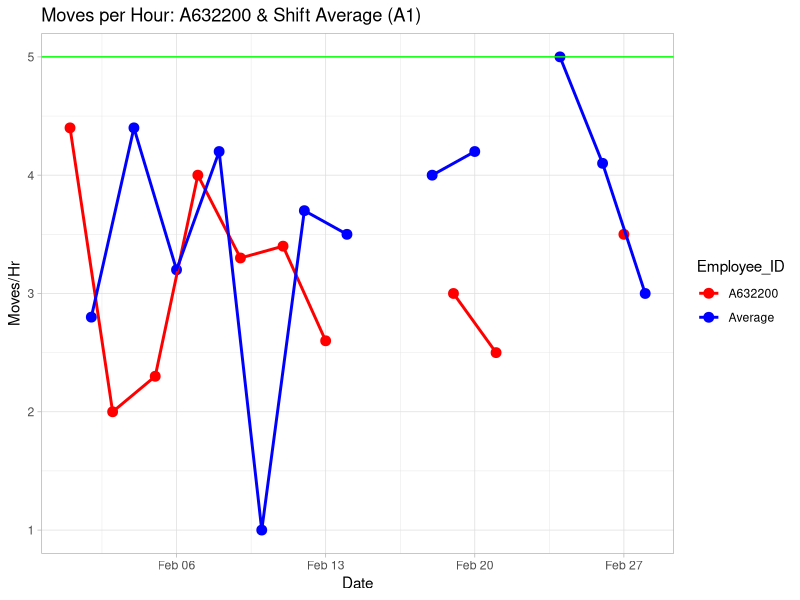

This chart was generated by the following R code: (Note: this script raises an error after producing the figure.)
## ---- chunk 1
knitr::opts_chunk$set(echo = TRUE)
## ---- chunk 2
## Step 1
library(tidyverse)
library(data.table)
## ---- chunk 3
dat <- read.csv("2023_02_summary.csv", header=FALSE)
## ---- chunk 4
employee_ID <- pull(dat,V2)
employee_ID <- unique(employee_ID)
employee_ID <- employee_ID[3:length(employee_ID)]
## ---- chunk 5
## Remove rows below Employee_Id in data
tempVar1 <- length(employee_ID)+3
tempVar2 <- nrow(dat)
dat <- dat[-c(tempVar1:tempVar2),]

## Remove commas, which if present returns NA upon conversion to numeric class (e.g 1,215 to 1215)
tempVar3 <- c(3:length(dat))
dat[tempVar3] <- lapply(dat[tempVar3], gsub, pattern =",", replacement="")

## Remove % symbols, which if present returns NA upon conversion to numeric class (e.g. 98% = 98)
dat[tempVar3] <- lapply(dat[tempVar3], gsub, pattern ="%", replacement="")

## Create completed moves (cms) dataframe
cms_v1 <- dat[, dat[2, ] == "Completed Moves"]
cms_v2 <- dat[, c(2,length(dat)-3)]
cms_v3 <- cbind(cms_v2, cms_v1)

## Create moves per hour (mph) dataframe
mph_v1 <- dat[, dat[2, ] == "MPH"]
mph_v2 <- dat[, c(2,length(dat)-1)]
mph_v3 <- cbind(mph_v2, mph_v1)

## Create on time percent (otp) dataframe
otp_v1 <- dat[, dat[2, ] == "On-Time Moves "]
otp_v2 <- dat[, c(2,length(dat))]
otp_v3 <- cbind(otp_v2, otp_v1)

## Create hours Worked (hrw) dataframe
hrw_v1 <- dat[, dat[2, ] == "Hours Worked"]
hrw_v2 <- dat[, c(2,length(dat)-2)]
hrw_v3 <- cbind(hrw_v2, hrw_v1)

## Make the date row the header for cms, mph, otp, and hrw dataframes
cms_v4 <- cms_v3
colnames(cms_v4) <- cms_v3[1, ]
cms_v4 = cms_v4[-1,]

mph_v4 <- mph_v3
colnames(mph_v4) <- mph_v3[1, ]
mph_v4 = mph_v4[-1,]

otp_v4 <- otp_v3
colnames(otp_v4) <- otp_v3[1, ]
otp_v4 = otp_v4[-1,]

hrw_v4 <- hrw_v3
colnames(hrw_v4) <- hrw_v3[1, ]
hrw_v4 = hrw_v4[-1,]

## Label the column Employee ID column
colnames(cms_v4)[1] <- "Employee_ID"
colnames(mph_v4)[1] <- "Employee_ID"
colnames(otp_v4)[1] <- "Employee_ID"
colnames(hrw_v4)[1] <- "Employee_ID"

## Label the Total column 
colnames(cms_v4)[2] <- "Total"
colnames(mph_v4)[2] <- "Total"
colnames(otp_v4)[2] <- "Total"
colnames(hrw_v4)[2] <- "Total"

## Change the data class from character to numeric
c4 <- c(2:length(cms_v4))
cms_v4[ ,c4] <- apply(cms_v4[ ,c4], 2, function(x) as.numeric(as.character(x)))
mph_v4[ ,c4] <- apply(mph_v4[ ,c4], 2, function(x) as.numeric(as.character(x)))
otp_v4[ ,c4] <- apply(otp_v4[ ,c4], 2, function(x) as.numeric(as.character(x)))
hrw_v4[ ,c4] <- apply(hrw_v4[ ,c4], 2, function(x) as.numeric(as.character(x)))

## Add a row with the calculated mean 

### Copy dataframe
cms_v5 <- cms_v4
mph_v5 <- mph_v4
otp_v5 <- otp_v4

### Calculate mean of all numeric columns
cms_v5 <- cms_v4 %>% summarize_if(is.numeric, mean, na.rm = TRUE)
mph_v5 <- mph_v4 %>% summarize_if(is.numeric, mean, na.rm = TRUE)
otp_v5 <- otp_v4 %>% summarize_if(is.numeric, mean, na.rm = TRUE)

### Label the new row 
Employee_ID <- "Average"
cms_v5$Employee_ID <- Employee_ID
mph_v5$Employee_ID <- Employee_ID
otp_v5$Employee_ID <- Employee_ID

### Reorder A number column from last to first
cms_v5 <- cms_v5[, c(length(cms_v5),1:length(cms_v5)-1)]
mph_v5 <- mph_v5[, c(length(mph_v5),1:length(mph_v5)-1)]
otp_v5 <- otp_v5[, c(length(otp_v5),1:length(otp_v5)-1)]

### In the darkness bind them
cms_v6 <- rbind(cms_v4,cms_v5)
mph_v6 <- rbind(mph_v4,mph_v5)
otp_v6 <- rbind(otp_v4,otp_v5)

### Round to appropriate digit
cms_v7 <- cms_v6 %>% mutate(across(is.numeric, round, digits=1))
mph_v7 <- mph_v6 %>% mutate(across(is.numeric, round, digits=1))
otp_v7 <- otp_v6 %>% mutate(across(is.numeric, round, digits=1))

## Clean up variable names
cms <- cms_v7
mph <- mph_v7
otp <- otp_v7
hrw <- hrw_v4
## ---- chunk 6
# 590 Employee Reference Table
names <- c("Shonda Johnson","Alandrea Smith","Joe Juarez","Thad Schmitz","James Wood","Alex Marquette","Jon Naylor","Cody Bertram","Tom Nie","Reece Gilbert","Aaron Sasse","Raymond Wiech","Thomas Oetker","Curt Johnson","Wyatt Catron","Rick Wharton","Joe Volker")
driver_ID <- c("A633224","A634341","A639084","A649672","A582797","A651095","A649670","A650934","A593317","A642379","A617437","A648278","A644891","A639650","A641937","A642929","A650739")
employees <- data.frame(names,driver_ID)

#Employee ID's by shift
a1 <- c("A633224","A634341","A639084","A649672")
a2 <- c("A582797","A651095","A649670","A650934")
b1 <- c("A593317","A642379","A617437","A648278","A644891")
b2 <- c("A639650","A641937","A642929","A650739")

## ---- chunk 7
## Shift A1
cms_a1 <- subset(cms, employee_ID %in% a1)
mph_a1 <- subset(mph, employee_ID %in% a1)
otp_a1 <- subset(otp, employee_ID %in% a1)
hrw_a1 <- subset(hrw, employee_ID %in% a1)

##Shift A2
cms_a2 <- subset(cms, employee_ID %in% a2)
mph_a2 <- subset(mph, employee_ID %in% a2)
otp_a2 <- subset(otp, employee_ID %in% a2)
hrw_a2 <- subset(hrw, employee_ID %in% a2)

##Shift B1
cms_b1 <- subset(cms, employee_ID %in% b1)
mph_b1 <- subset(mph, employee_ID %in% b1)
otp_b1 <- subset(otp, employee_ID %in% b1)
hrw_b1 <- subset(hrw, employee_ID %in% b1)

##Shift B2
cms_b2 <- subset(cms, employee_ID %in% b2)
mph_b2 <- subset(mph, employee_ID %in% b2)
otp_b2 <- subset(otp, employee_ID %in% b2)
hrw_b2 <- subset(hrw, employee_ID %in% b2)
## ---- chunk 8
##Calculate the means
cms_a1_mean <- cms_a1 %>%
        select(-c(1,2)) %>%
  summarize_if(is.numeric, mean, na.rm = TRUE)

cms_a2_mean <- cms_a2 %>%
        select(-c(1,2)) %>%
  summarize_if(is.numeric, mean, na.rm = TRUE)

cms_b1_mean <- cms_b1 %>%
        select(-c(1,2)) %>%
  summarize_if(is.numeric, mean, na.rm = TRUE)

cms_b2_mean <- cms_b2 %>%
        select(-c(1,2)) %>%
  summarize_if(is.numeric, mean, na.rm = TRUE)

mph_a1_mean <- mph_a1 %>%
        select(-c(1,2)) %>%
  summarize_if(is.numeric, mean, na.rm = TRUE)

mph_a2_mean <- mph_a2 %>%
        select(-c(1,2)) %>%
  summarize_if(is.numeric, mean, na.rm = TRUE)

mph_b1_mean <- mph_b1 %>%
        select(-c(1,2)) %>%
  summarize_if(is.numeric, mean, na.rm = TRUE)

mph_b2_mean <- mph_b2 %>%
        select(-c(1,2)) %>%
  summarize_if(is.numeric, mean, na.rm = TRUE)

otp_a1_mean <- otp_a1 %>%
        select(-c(1,2)) %>%
  summarize_if(is.numeric, mean, na.rm = TRUE)

otp_a2_mean <- otp_a2 %>%
        select(-c(1,2)) %>%
  summarize_if(is.numeric, mean, na.rm = TRUE)

otp_b1_mean <- otp_b1 %>%
        select(-c(1,2)) %>%
  summarize_if(is.numeric, mean, na.rm = TRUE)

otp_b2_mean <- otp_b2 %>%
        select(-c(1,2)) %>%
  summarize_if(is.numeric, mean, na.rm = TRUE)

## Add columns back to rbind
add_columns_back <- list(Employee_ID = "Average", Total = NA)
add_columns_back <- as.data.frame(add_columns_back)

## In the darkness bind them
cms_a1_mean <- cbind(add_columns_back,cms_a1_mean)
cms_a1 <- rbind(cms_a1,cms_a1_mean)
cms_a1 <- cms_a1 %>% mutate(across(is.numeric, round, digits=1))

cms_a2_mean <- cbind(add_columns_back,cms_a2_mean)
cms_a2 <- rbind(cms_a2,cms_a2_mean)
cms_a2 <- cms_a2 %>% mutate(across(is.numeric, round, digits=1))

cms_b1_mean <- cbind(add_columns_back,cms_b1_mean)
cms_b1 <- rbind(cms_b1,cms_b1_mean)
cms_b1 <- cms_b1 %>% mutate(across(is.numeric, round, digits=1))

cms_b2_mean <- cbind(add_columns_back,cms_b2_mean)
cms_b2 <- rbind(cms_b2,cms_b2_mean)
cms_b2 <- cms_b2 %>% mutate(across(is.numeric, round, digits=1))

mph_a1_mean <- cbind(add_columns_back,mph_a1_mean)
mph_a1 <- rbind(mph_a1,mph_a1_mean)
mph_a1 <- mph_a1 %>% mutate(across(is.numeric, round, digits=1))

mph_a2_mean <- cbind(add_columns_back,mph_a2_mean)
mph_a2 <- rbind(mph_a2,mph_a2_mean)
mph_a2 <- mph_a2 %>% mutate(across(is.numeric, round, digits=1))

mph_b1_mean <- cbind(add_columns_back,mph_b1_mean)
mph_b1 <- rbind(mph_b1,mph_b1_mean)
mph_b1 <- mph_b1 %>% mutate(across(is.numeric, round, digits=1))

mph_b2_mean <- cbind(add_columns_back,mph_b2_mean)
mph_b2 <- rbind(mph_b2,mph_b2_mean)
mph_b2 <- mph_b2 %>% mutate(across(is.numeric, round, digits=1))

otp_a1_mean <- cbind(add_columns_back,otp_a1_mean)
otp_a1 <- rbind(otp_a1,otp_a1_mean)
otp_a1 <- otp_a1 %>% mutate(across(is.numeric, round, digits=1))

otp_a2_mean <- cbind(add_columns_back,otp_a2_mean)
otp_a2 <- rbind(otp_a2,otp_a2_mean)
otp_a2 <- otp_a2 %>% mutate(across(is.numeric, round, digits=1))

otp_b1_mean <- cbind(add_columns_back,otp_b1_mean)
otp_b1 <- rbind(otp_b1,otp_b1_mean)
otp_b1 <- otp_b1 %>% mutate(across(is.numeric, round, digits=1))

otp_b2_mean <- cbind(add_columns_back,otp_b2_mean)
otp_b2 <- rbind(otp_b2,otp_b2_mean)
otp_b2 <- otp_b2 %>% mutate(across(is.numeric, round, digits=1))

## ---- chunk 9
### Pivot Longer
test <- cms_a1 %>%
        pivot_longer(
                cols = !"Employee_ID",
                names_to = "Date",
                values_to = "Count"
        )
### Pivot Wider
test <- test %>%
        pivot_wider(
                names_from = "Employee_ID",
                values_from = "Count"
        )
### Remove Total Row
test <- test[-1,]
View(test)

## ---- chunk 10
test2 <- mph_a1[,-2] %>%
        pivot_longer(
                cols = !"Employee_ID",
                names_to = "Date",
                values_to = "Count",

        )
test2$Date <- mdy(test2$Date)
test2 <- as.data.frame(test2)
viz_test <- test2 %>%
        filter(Employee_ID == c("A632200","Average")) %>%
        ggplot(aes(x=Date,y=Count, color = Employee_ID))+
        geom_point(size=3)+
        geom_line(size=1)+
        geom_hline(yintercept = 5, color = "green") +
        scale_color_manual(values = c("red", "blue")) +
        labs(y="Moves/Hr",title = "Moves per Hour: A632200 & Shift Average (A1)")+
        theme_light()
viz_test


## ---- chunk 11
test2 <- cms_a1[,-2] %>%
        pivot_longer(
                cols = !"Employee_ID",
                names_to = "Date",
                values_to = "Count",
                values_drop_na = TRUE
        )
test2$Date <- mdy(test2$Date)

## ---- chunk 12
#Employee ID's by shift
        a1 <- c("A633224","A634341","A639084","A649672")
        a2 <- c("A582797","A651095","A649670","A650934")
        b1 <- c("A593317","A642379","A617437","A648278","A644891")
        b2 <- c("A639650","A641937","A642929","A650739")

mph_viz <- function(shift,id){
        
# Extract individual metric from dataset
        v1 <- dat[, dat[2, ] == "MPH"]
        v2 <- dat[, c(2,length(dat)-3)]
        v3 <- cbind(v2, v1)

# Make the date row the header
        v4 <- v3
        colnames(v4) <- v3[1, ]

# Label the Employee ID column
        colnames(v4)[1] <- "Employee_ID"

# Label the Total column 
        colnames(v4)[2] <- "Total"
        
# Remove first 2 rows
                v4 = v4[-c(1:2),]
        
# Change the data class from character to numeric
        c1 <- c(2:length(v4))
        v4[ ,c1] <- apply(v4[ ,c1], 2, function(x) as.numeric(as.character(x)))
        

# Filter by shift
        v5 <- v4 %>% filter(Employee_ID %in% shift)

# Calculate shift mean
        v5_mean <- v5 %>%
                select(-c(1,2)) %>%
                        summarize_if(is.numeric, mean, na.rm = TRUE)
        
# Add columns back to rbind
        add_columns_back <- list(Employee_ID = "Average", Total = NA)
        add_columns_back <- as.data.frame(add_columns_back)
        
# In the darkness bind them
        v5_mean <- cbind(add_columns_back,v5_mean)
        v6 <- rbind(v5,v5_mean)
        v6 <- v6 %>% mutate(across(is.numeric, round, digits=1))

# Pivot
        v7 <- v6[,-2] %>%
                pivot_longer(
                        cols = !"Employee_ID",
                        names_to = "Date",
                        values_to = "Count",
        )

# Convert Date column to date data-class
        v7$Date <- mdy(v7$Date)
        v7 <- as.data.frame(v7)

# Filter by Employee ID        
        v8 <- v7 %>% filter(Employee_ID %in% c(id,"Average"))
        
# Remove NA and NAN values
        v9 <- v8 %>% filter(!is.na(Count))
        
v10 <- v9 %>%
        ggplot(aes(x=Date,y=Count, color = Employee_ID))+
        geom_point(size=2)+
        geom_line(size=.5)+
        scale_x_date(
                date_breaks = "2 days",
                date_minor_breaks = "1 day",
                date_labels = "%d"
                )+
        geom_hline(yintercept = 5, color = "green") +
        scale_color_manual(values = c("red", "blue")) +
        labs(y="MPH",title = "Moves/Hr with Shift Average")+
        theme_light()
v10     
}
## ---- chunk 13

otp_viz <- function(id){
        
# Extract completed moves from dataset
        v1 <- dat[, dat[2, ] == "Completed Moves"]
        v2 <- dat[, c(2,length(dat)-3)]
        v3 <- cbind(v2, v1)

# Make the date row the header
        v4 <- v3
        colnames(v4) <- v3[1, ]

# Label the Employee ID column
        colnames(v4)[1] <- "Employee_ID"

# Label the Total column 
        colnames(v4)[2] <- "Total"
        
# Remove first 2 rows
                v4 = v4[-c(1:2),]
        
# Change the data class from character to numeric
        c1 <- c(2:length(v4))
        v4[ ,c1] <- apply(v4[ ,c1], 2, function(x) as.numeric(as.character(x)))
        

# Pivot
        v5 <- v4[,-2] %>%
                pivot_longer(
                        cols = !"Employee_ID",
                        names_to = "Date",
                        values_to = "Count",
                )
# Convert Date column to date data-class
        v5$Date <- mdy(v5$Date)
        v5 <- as.data.frame(v5)

# Filter by Employee ID        
        v6 <- v5 %>% filter(Employee_ID %in% id)
        

        
# Extract on-time moves from dataset
        o1 <- dat[, dat[2, ] == "On-Time Moves "]
        o2 <- dat[, c(2,length(dat)-3)]
        o3 <- cbind(o2, o1)

# Make the date row the header
        o4 <- o3
        colnames(o4) <- o3[1, ]

# Label the Employee ID column
        colnames(o4)[1] <- "Employee_ID"

# Label the Total column 
        colnames(o4)[2] <- "Total"
        
# Remove first 2 rows
                o4 = o4[-c(1:2),]
        
# Change the data class from character to numeric
        c1 <- c(2:length(o4))
        o4[ ,c1] <- apply(o4[ ,c1], 2, function(x) as.numeric(as.character(x)))
        

# Pivot
        o5 <- o4[,-2] %>%
                pivot_longer(
                        cols = !"Employee_ID",
                        names_to = "Date",
                        values_to = "Percent",
                )
# Convert Date column to date data-class
        o5$Date <- mdy(o5$Date)
        o5 <- as.data.frame(o5)

# Filter by Employee ID        
        o6 <- o5 %>% filter(Employee_ID %in% id)

        
# Join Tables
       v7 <- merge(x = v6, y = o6)
       
# Remove NA and NAN values
        v8 <- v7 %>% filter(!is.na(Count))
       

# Multiply Completed Moves by On-Time percent
       v9 <- v8 %>% mutate(On_Time = Count * Percent/100)
       
# Multiply Completed Moves by On-Time percent
       v10 <- v9 %>% mutate(Late = Count - On_Time)
       
# Round
       v11 <- v10 %>% mutate(across(is.numeric, round, digits=0))

       
# gather into new dataframe so uncount function will work
      v12 <- v11 %>%
        select(Employee_ID, Date, On_Time, Late) %>%
        gather(key="Category", value = "Moves",-c(Employee_ID,Date))
      
# Uncount
      v13 <- v12 %>%
        uncount(Moves) %>%
        mutate(Moves = 1)
      
       View(v13)

}

## ---- chunk 14
# Extract individual metric from dataset
        o1 <- dat[, dat[2, ] == "On-Time Moves "]
        o2 <- dat[, c(2,length(dat)-3)]
        o3 <- cbind(o2, o1)

# Make the date row the header
        o4 <- o3
        colnames(o4) <- o3[1, ]

# Label the Employee ID column
        colnames(o4)[1] <- "Employee_ID"

# Label the Total column 
        colnames(o4)[2] <- "Total"
        
# Remove first 2 rows
                o4 = o4[-c(1:2),]
        
# Change the data class from character to numeric
        c1 <- c(2:length(o4))
        o4[ ,c1] <- apply(o4[ ,c1], 2, function(x) as.numeric(as.character(x)))
        

# Pivot
        o5 <- o4[,-2] %>%
                pivot_longer(
                        cols = !"Employee_ID",
                        names_to = "Date",
                        values_to = "Count",
                )
# Convert Date column to date data-class
        o5$Date <- mdy(o5$Date)
        o5 <- as.data.frame(o5)

# Filter by Employee ID        
        o6 <- o5 %>% filter(Employee_ID %in% id)
        
        View(o6)
